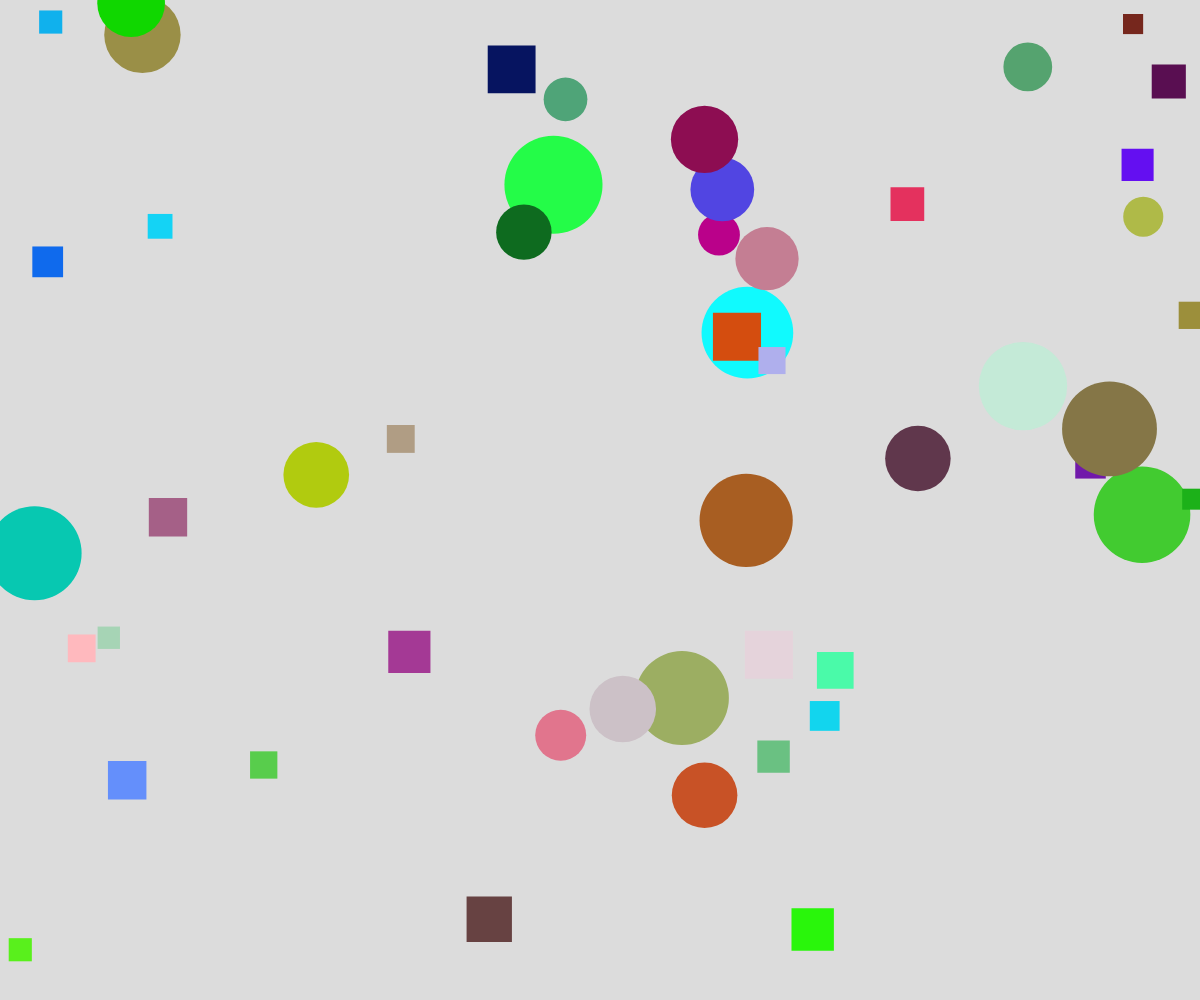
Frame 1 (no input)
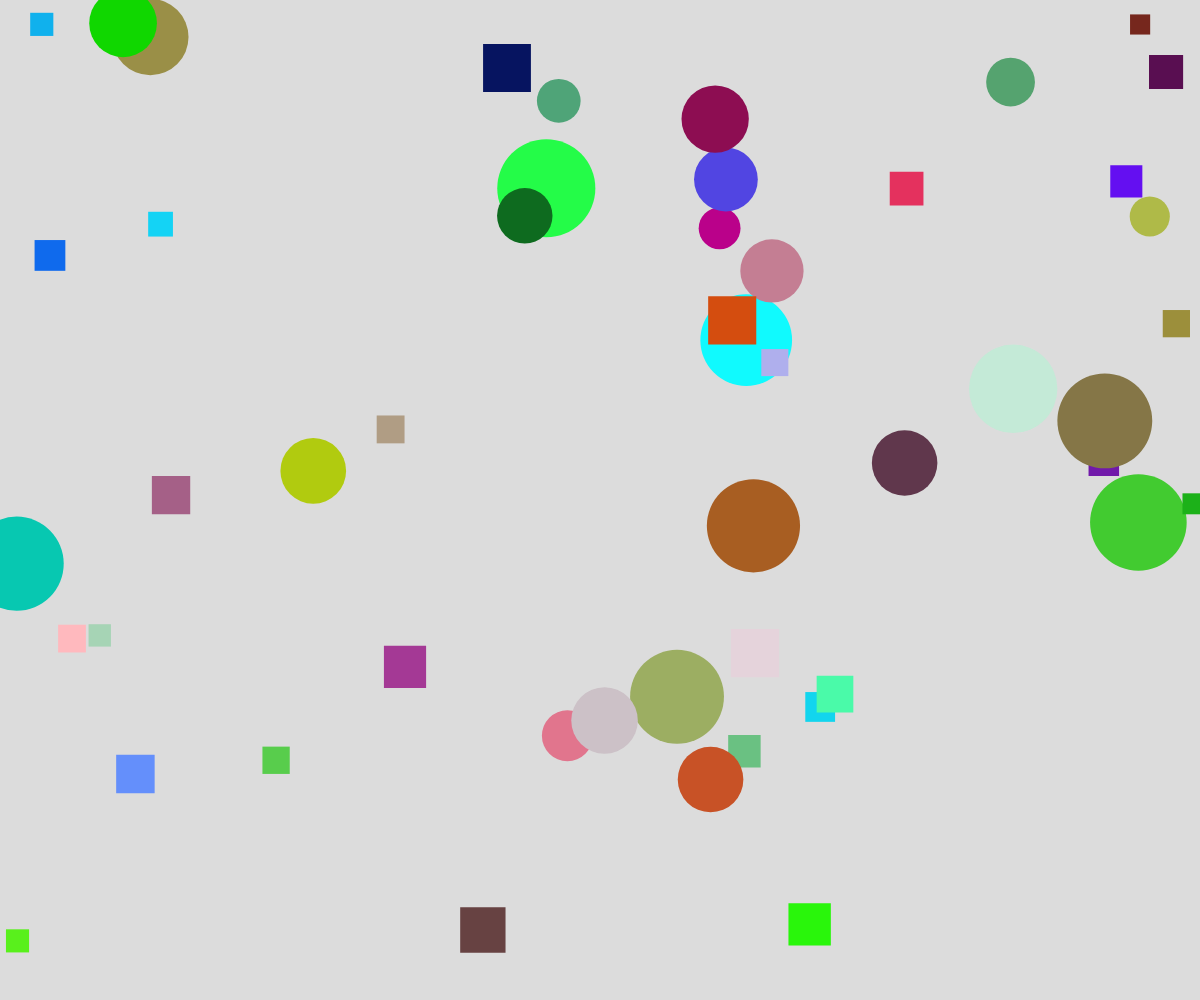
Frame 60 (no input)
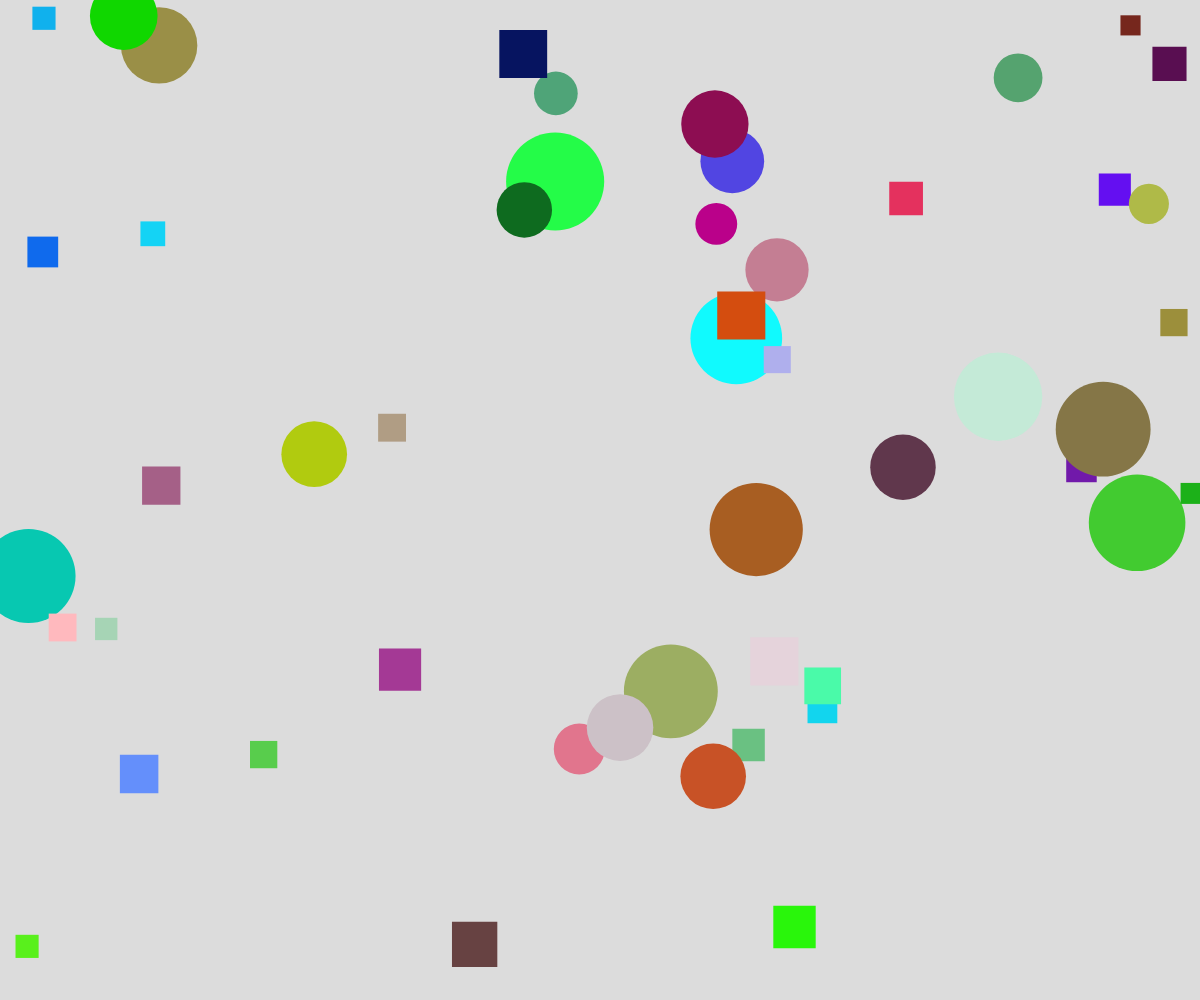
Frame 120 (the mouse pressed at the canvas centre since frame 60)

The p5.js sketch that drew these frames (run headless with seeded random() and noise() and a simulated clock; from frame 60 on, the mouse is pressed at the canvas centre):

// p5.js sketch
// ── sketch.js
// oop inheritance demo

//parent class
class Shape {
  constructor(x,y,theColour) {
    this.x = x;
    this.y = y;
    this.theColour = theColour;
  }

  //common display for all shapes
  display() {
    noStroke();
    fill(this.theColour);
  }

  //common move func
  move() {
    this.x += random(-2, 2);
    this.y += random(-2, 2);
  }
}

//child class
class Circle extends Shape {
  constructor(x,y,theColour,radius) {
    super(x,y,theColour);
    this.radius = radius;
  }
  
  //overide display
  display() {
    super.display();
    circle(this.x,this.y,this.radius*2);
  }
}

//child class
class Square extends Shape {
  constructor(x,y,theColour,size) {
    super(x,y,theColour);
    this.size = size;
  }

  //display overide
  display() {
    super.display();
    square(this.x, this.y, this.size);
  }
}

let shapies = [];

function setup() {
  createCanvas(windowWidth, windowHeight);
  for (let i = 0; i < 50; i++) {
    if (random(100) < 50) {
      let theCircle = new Circle(random(width), random(height), color(random(255),random(255),random(255)), random(20,50));
      shapies.push(theCircle);
    }
    else {
      let theSquare = new Square(random(width), random(height), color(random(255),random(255),random(255)), random(20,50));
      shapies.push(theSquare);
    }
  }
}

function draw() {
  background(220);

  for (let someShapie of shapies) {
    someShapie.move();
    someShapie.display();
  }
}
